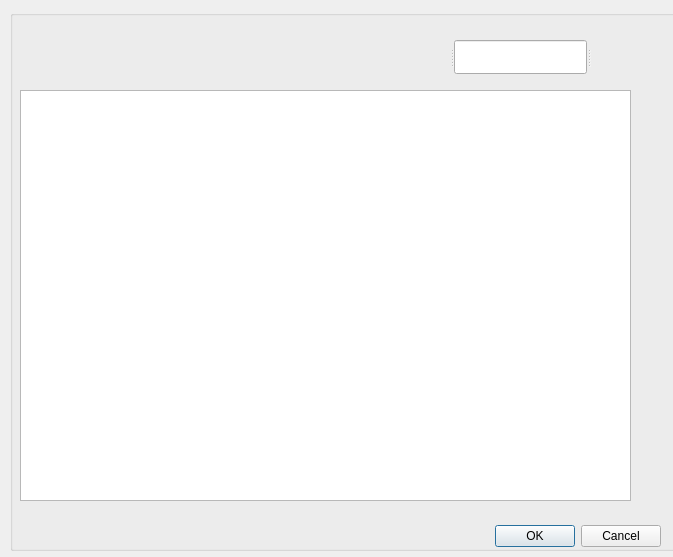
<?xml version="1.0" encoding="UTF-8"?>
<ui version="4.0">
 <class>Dialog</class>
 <widget class="QDialog" name="Dialog">
  <property name="geometry">
   <rect>
    <x>0</x>
    <y>0</y>
    <width>673</width>
    <height>557</height>
   </rect>
  </property>
  <property name="windowTitle">
   <string>Dialog</string>
  </property>
  <property name="styleSheet">
   <string notr="true">background-image: url(:/new/prefix1/resources/background6.jpg);</string>
  </property>
  <property name="modal">
   <bool>false</bool>
  </property>
  <widget class="QGroupBox" name="groupBox">
   <property name="geometry">
    <rect>
     <x>10</x>
     <y>10</y>
     <width>671</width>
     <height>541</height>
    </rect>
   </property>
   <property name="title">
    <string/>
   </property>
   <widget class="QTableWidget" name="tableWidget_fine">
    <property name="geometry">
     <rect>
      <x>10</x>
      <y>80</y>
      <width>611</width>
      <height>411</height>
     </rect>
    </property>
   </widget>
   <widget class="QDialogButtonBox" name="buttonBox">
    <property name="geometry">
     <rect>
      <x>310</x>
      <y>510</y>
      <width>341</width>
      <height>32</height>
     </rect>
    </property>
    <property name="autoFillBackground">
     <bool>false</bool>
    </property>
    <property name="orientation">
     <enum>Qt::Horizontal</enum>
    </property>
    <property name="standardButtons">
     <set>QDialogButtonBox::Cancel|QDialogButtonBox::Ok</set>
    </property>
   </widget>
   <widget class="QSplitter" name="splitter">
    <property name="geometry">
     <rect>
      <x>390</x>
      <y>30</y>
      <width>241</width>
      <height>34</height>
     </rect>
    </property>
    <property name="orientation">
     <enum>Qt::Horizontal</enum>
    </property>
    <widget class="QPushButton" name="pushButton_select_borr">
     <property name="focusPolicy">
      <enum>Qt::NoFocus</enum>
     </property>
     <property name="autoFillBackground">
      <bool>false</bool>
     </property>
     <property name="text">
      <string/>
     </property>
     <property name="icon">
      <iconset resource="rs.qrc">
       <normaloff>:/new/prefix1/resources/check_fine.png</normaloff>:/new/prefix1/resources/check_fine.png</iconset>
     </property>
     <property name="flat">
      <bool>true</bool>
     </property>
    </widget>
    <widget class="QLineEdit" name="lineEdit_fine"/>
    <widget class="QPushButton" name="pushButton_pay">
     <property name="focusPolicy">
      <enum>Qt::NoFocus</enum>
     </property>
     <property name="autoFillBackground">
      <bool>false</bool>
     </property>
     <property name="text">
      <string/>
     </property>
     <property name="icon">
      <iconset resource="rs.qrc">
       <normaloff>:/new/prefix1/resources/give-money.png</normaloff>:/new/prefix1/resources/give-money.png</iconset>
     </property>
     <property name="flat">
      <bool>true</bool>
     </property>
    </widget>
   </widget>
  </widget>
 </widget>
 <resources>
  <include location="rs.qrc"/>
 </resources>
 <connections>
  <connection>
   <sender>buttonBox</sender>
   <signal>accepted()</signal>
   <receiver>Dialog</receiver>
   <slot>accept()</slot>
   <hints>
    <hint type="sourcelabel">
     <x>248</x>
     <y>254</y>
    </hint>
    <hint type="destinationlabel">
     <x>157</x>
     <y>274</y>
    </hint>
   </hints>
  </connection>
  <connection>
   <sender>buttonBox</sender>
   <signal>rejected()</signal>
   <receiver>Dialog</receiver>
   <slot>reject()</slot>
   <hints>
    <hint type="sourcelabel">
     <x>316</x>
     <y>260</y>
    </hint>
    <hint type="destinationlabel">
     <x>286</x>
     <y>274</y>
    </hint>
   </hints>
  </connection>
 </connections>
</ui>
